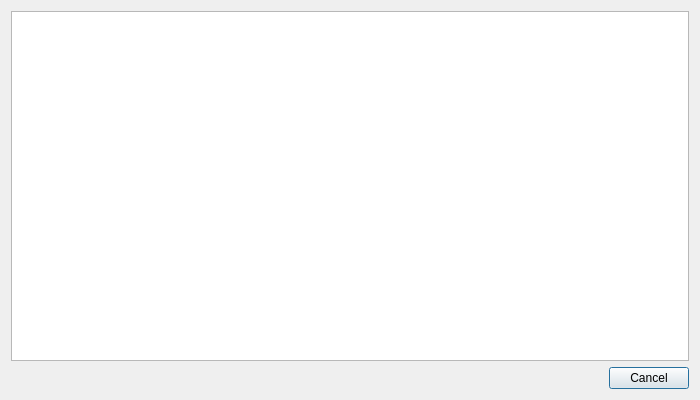
<?xml version="1.0" encoding="UTF-8"?>
<ui version="4.0">
 <class>ActionsTemplatePrintDialog</class>
 <widget class="QDialog" name="ActionsTemplatePrintDialog">
  <property name="geometry">
   <rect>
    <x>0</x>
    <y>0</y>
    <width>700</width>
    <height>400</height>
   </rect>
  </property>
  <property name="windowTitle">
   <string>Выбор шаблона печати</string>
  </property>
  <layout class="QVBoxLayout" name="verticalLayout">
   <item>
    <widget class="CActionTemplatePrintTableView" name="tblTemplate"/>
   </item>
   <item>
    <widget class="QDialogButtonBox" name="buttonBox">
     <property name="orientation">
      <enum>Qt::Horizontal</enum>
     </property>
     <property name="standardButtons">
      <set>QDialogButtonBox::Cancel</set>
     </property>
    </widget>
   </item>
  </layout>
 </widget>
 <customwidgets>
  <customwidget>
   <class>CActionTemplatePrintTableView</class>
   <extends>QTableView</extends>
   <header>library/ActionsTemplatePrint.h</header>
  </customwidget>
 </customwidgets>
 <resources/>
 <connections>
  <connection>
   <sender>buttonBox</sender>
   <signal>accepted()</signal>
   <receiver>ActionsTemplatePrintDialog</receiver>
   <slot>accept()</slot>
   <hints>
    <hint type="sourcelabel">
     <x>248</x>
     <y>254</y>
    </hint>
    <hint type="destinationlabel">
     <x>157</x>
     <y>274</y>
    </hint>
   </hints>
  </connection>
  <connection>
   <sender>buttonBox</sender>
   <signal>rejected()</signal>
   <receiver>ActionsTemplatePrintDialog</receiver>
   <slot>reject()</slot>
   <hints>
    <hint type="sourcelabel">
     <x>316</x>
     <y>260</y>
    </hint>
    <hint type="destinationlabel">
     <x>286</x>
     <y>274</y>
    </hint>
   </hints>
  </connection>
 </connections>
</ui>
